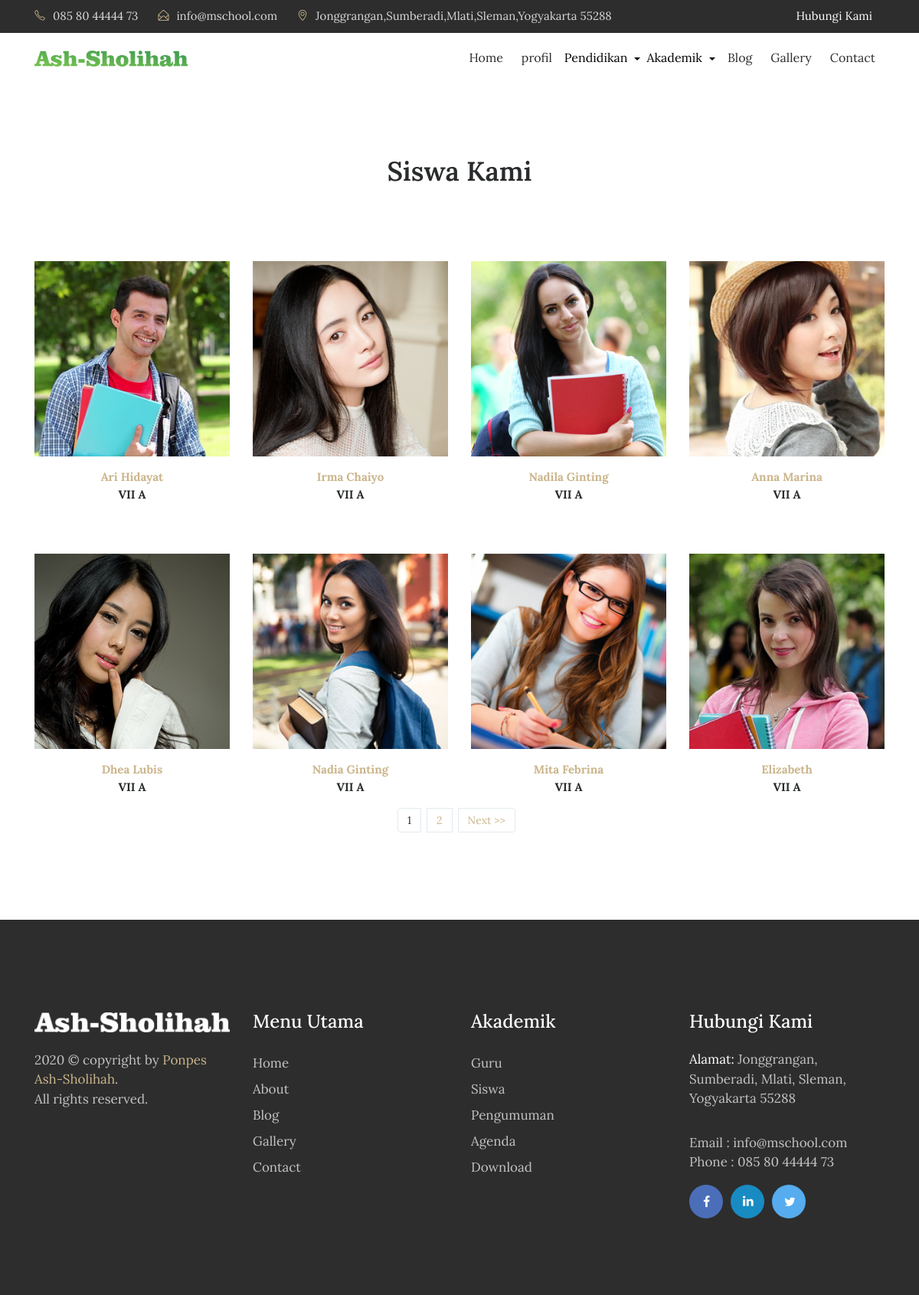
/index.php/siswa, run on the app's committed database.
### tables this page shows
CREATE TABLE IF NOT EXISTS `tbl_siswa` (
`siswa_id` int(11) NOT NULL,
  `siswa_guru_id` int(11) NOT NULL,
  `siswa_nis` varchar(20) DEFAULT NULL,
  `siswa_nama` varchar(70) DEFAULT NULL,
  `siswa_jenkel` varchar(2) DEFAULT NULL,
  `siswa_kelas_id` int(11) DEFAULT NULL,
  `siswa_photo` varchar(40) DEFAULT NULL
);

CREATE TABLE IF NOT EXISTS `tbl_kelas` (
`kelas_id` int(11) NOT NULL,
  `kelas_nama` varchar(50) NOT NULL,
  `kelas_wali_id` int(11) NOT NULL
);

### index.php (called while the page is built, shortened)
<?php
require_once BASEPATH.'core/CodeIgniter.php';

### application/models/M_siswa.php (called while the page is built, shortened)
<?php
class M_siswa extends CI_Model{
	function siswa_perpage($offset,$limit){
		$hsl=$this->db->query("SELECT tbl_siswa.*,kelas_nama FROM tbl_siswa JOIN tbl_kelas ON siswa_kelas_id=kelas_id limit $offset,$limit");
		return $hsl;
	}
}

### application/views/depan/v_siswa.php (the view, shortened to what this page needs)
<!DOCTYPE html>
<html lang="en">
<head>
    <link rel="stylesheet" href="<?php echo base_url().'theme/css/bootstrap.min.css'?>">
    <link rel="stylesheet" href="<?php echo base_url().'theme/css/font-awesome.min.css'?>">
    <link rel="stylesheet" href="<?php echo base_url().'theme/css/simple-line-icons.css'?>">
    <link rel="stylesheet" href="<?php echo base_url().'theme/css/slick.css'?>">
    <link rel="stylesheet" href="<?php echo base_url().'theme/css/slick-theme.css'?>">
    <link rel="stylesheet" href="<?php echo base_url().'theme/css/owl.carousel.min.css'?>">
    <link href="<?php echo base_url().'theme/css/style.css'?>" rel="stylesheet">
</head>
<body>
  <?php
    $this->load->view('depan/v_header');
  ?>
    <section class="our-teachers">
        <div class="container">
            <div class="row">
                <div class="col-md-12">
                    <h2 class="mb-5">Siswa Kami</h2>
                </div>
            </div>
            <div class="row">
                <?php foreach ($data->result() as $row) : ?>
                    <div class="col-xs-12 col-sm-6 col-md-3">
                        <div class="admission_insruction">
                          <?php if(empty($row->siswa_photo)):?>
                            <img src="<?php echo base_url().'assets/images/blank.png';?>" class="img-fluid" alt="#">
                          <?php else:?>
                            <img src="<?php echo base_url().'assets/images/'.$row->siswa_photo;?>" class="img-fluid" alt="#">
                          <?php endif;?>
                            <p class="text-center mt-3"><span><?php echo $row->siswa_nama;?></span>
                                <br>
                                <?php echo $row->kelas_nama;?></p>
                        </div>
                    </div>
                <?php endforeach;?>
              </div>
            <nav><?php echo $page;?></nav>
        </div>
    </section>
<?php
    $this->load->view('depan/v_footer');
  ?>
</body>
</html>

### application/controllers/Siswa.php (shortened to what this page needs)
<?php
class Siswa extends CI_Controller{
	function __construct(){
		$this->load->model('m_siswa');
		$this->load->model('m_pengunjung');
	}
	function index(){
		$jum=$this->m_siswa->siswa();
        $page=$this->uri->segment(3);
        if(!$page):
            $offset = 0;
        else:
            $offset = $page;
        endif;
        $limit=8;
        $config['base_url'] = base_url() . 'siswa/index/';
            $config['total_rows'] = $jum->num_rows();
            $config['per_page'] = $limit;
            $config['uri_segment'] = 3;
	          $config['full_tag_open']    = '<div class="pagging text-center"><nav><ul class="pagination justify-content-center">';
	          $config['full_tag_close']   = '</ul></nav></div>';
	          $config['num_tag_open']     = '<li class="page-item"><span class="page-link">';
	          $config['num_tag_close']    = '</span></li>';
	          $config['cur_tag_open']     = '<li class="page-item"><span class="page-link">';
	          $config['cur_tag_close']    = '<span class="sr-only">(current)</span></span></li>';
	          $config['next_tag_open']    = '<li class="page-item"><span class="page-link">';
	          $config['next_tagl_close']  = '<span aria-hidden="true">&raquo;</span></span></li>';
	          $config['prev_tag_open']    = '<li class="page-item"><span class="page-link">';
	          $config['prev_tagl_close']  = '</span>Next</li>';
	          $config['first_tag_open']   = '<li class="page-item"><span class="page-link">';
	          $config['first_tagl_close'] = '</span></li>';
	          $config['last_tag_open']    = '<li class="page-item"><span class="page-link">';
	          $config['last_tagl_close']  = '</span></li>';
            $config['first_link'] = 'Awal';
            $config['last_link'] = 'Akhir';
            $config['next_link'] = 'Next >>';
            $config['prev_link'] = '<< Prev';
            $this->pagination->initialize($config);
            $x['page'] =$this->pagination->create_links();
						$x['data']=$this->m_siswa->siswa_perpage($offset,$limit);
						$this->load->view('depan/v_siswa',$x);
	}
}

### application/views/depan/v_header.php (shortened to what this page needs)
<header>
<div class="header-topbar">
        <div class="container">
            <div class="row">
                <div class="col-xs-9 col-sm-9 col-md-10">
                    <div class="header-top_address">
                        <div class="header-top_list">
                            <span class="icon-phone"></span>085 80 44444 73
                        </div>
                        <div class="header-top_list">
                            <span class="icon-envelope-open"></span>info@mschool.com
                        </div>
                        <div class="header-top_list">
                            <span class="icon-location-pin"></span>Jonggrangan,Sumberadi,Mlati,Sleman,Yogyakarta 55288
                        </div>
                    </div>
                </div>
                <div class="col-xs-3 col-sm-3 col-md-2">
                    <div class="header-top_login mr-sm-3">
                        <a href="<?php echo site_url('contact');?>">Hubungi Kami</a>
                    </div>
                </div>
            </div>
        </div>
    </div>
    <div data-toggle="affix">
        <div class="container nav-menu2">
            <div class="row">
                <div class="col-md-12">
                    <nav class="navbar navbar2 navbar-toggleable-md navbar-light bg-faded">
                        <a href="<?php echo site_url('');?>" class="navbar-brand nav-brand2"><img class="img img-responsive" width="200px;" src="<?php echo base_url().'theme/images/logo1.png'?>"></a>
                        <div class="collapse navbar-collapse justify-content-end" id="navbarNavDropdown">
                            <ul class="navbar-nav">
                                <li class="nav-item">
                                    <a class="nav-link" href="<?php echo site_url('');?>">Home</a>
                                </li>
                                <li class="nav-item">
                                    <a class="nav-link" href="<?php echo site_url('about');?>">profil</a>
                                </li>
  <li class="dropdown">
        <a class="dropdown-toggle" style="color:black" data-toggle="dropdown" href="#">Pendidikan
    </a>
      </li>
<li class="dropdown">
        <a class="dropdown-toggle" style="color:black" data-toggle="dropdown" href="#">Akademik
    </a>
      </li>
                                <li class="nav-item">
                                    <a class="nav-link" href="<?php echo site_url('blog');?>">Blog</a>
                                </li>
                                <li class="nav-item">
                                    <a class="nav-link" href="<?php echo site_url('galeri');?>">Gallery</a>
                                </li>
                                <li class="nav-item">
                                  <a class="nav-link" href="<?php echo site_url('contact');?>">Contact</a>
                                </li>
                             </ul>
                        </div>
                    </nav>
                </div>
            </div>
        </div>
      </div>
      </header>

### application/views/depan/v_footer.php
<footer>
    <div class="container">
        <div class="row">
            <div class="col-md-3">
                <div class="foot-logo">
                    <a href="<?php echo site_url();?>">
                        <img src="<?php echo base_url().'theme/images/logoputih.png'?>" class="img-fluid" alt="footer_logo">
                    </a>
                    <p><?php echo date('Y');?> © copyright by <a href="#" target="_blank">Ponpes Ash-Sholihah</a>. <br>All rights reserved.</p>
                    </div>
                </div>
                <div class="col-md-3">
                    <div class="sitemap">
                        <h3>Menu Utama</h3>
                        <ul>
                            <li><a href="<?php echo site_url();?>">Home</a></li>
                            <li><a href="<?php echo site_url('about');?>">About</a></li>
                            <li><a href="<?php echo site_url('artikel');?>">Blog </a></li>
                            <li><a href="<?php echo site_url('galeri');?>">Gallery</a></li>
                            <li><a href="<?php echo site_url('contact');?>">Contact</a></li>
                        </ul>
                    </div>
                </div>
                <div class="col-md-3">
                  <div class="sitemap">
                      <h3>Akademik</h3>
                      <ul>
                          <li><a href="<?php echo site_url('guru');?>">Guru</a></li>
                          <li><a href="<?php echo site_url('siswa');?>">Siswa </a></li>
                          <li><a href="<?php echo site_url('pengumuman');?>">Pengumuman</a></li>
                          <li><a href="<?php echo site_url('agenda');?>">Agenda</a></li>
                          <li><a href="<?php echo site_url('download');?>">Download</a></li>
                      </ul>
                  </div>
                </div>
                <div class="col-md-3">
                    <div class="address">
                        <h3>Hubungi Kami</h3>
                        <p><span>Alamat: </span> Jonggrangan, Sumberadi, Mlati, Sleman, Yogyakarta 55288</p>
                        <p>Email : info@mschool.com
                            <br> Phone : 085 80 44444 73</p>
                            <ul class="footer-social-icons">
                                <li><a href="#"><i class="fa fa-facebook fa-fb" aria-hidden="true"></i></a></li>
                                <li><a href="#"><i class="fa fa-linkedin fa-in" aria-hidden="true"></i></a></li>
                                <li><a href="#"><i class="fa fa-twitter fa-tw" aria-hidden="true"></i></a></li>
                            </ul>
                        </div>
                    </div>
                </div>
            </div>
        </footer>

### data on the page
tbl_siswa: siswa_photo (picture), siswa_nama "Ari Hidayat", tbl_kelas.kelas_nama "VII A"
tbl_siswa: siswa_photo (picture), siswa_nama "Irma Chaiyo", tbl_kelas.kelas_nama "VII A"
tbl_siswa: siswa_photo (picture), siswa_nama "Nadila Ginting", tbl_kelas.kelas_nama "VII A"
tbl_siswa: siswa_photo (picture), siswa_nama "Anna Marina", tbl_kelas.kelas_nama "VII A"
tbl_siswa: siswa_photo (picture), siswa_nama "Dhea Lubis", tbl_kelas.kelas_nama "VII A"
tbl_siswa: siswa_photo (picture), siswa_nama "Nadia Ginting", tbl_kelas.kelas_nama "VII A"
tbl_siswa: siswa_photo (picture), siswa_nama "Mita Febrina", tbl_kelas.kelas_nama "VII A"
tbl_siswa: siswa_photo (picture), siswa_nama "Elizabeth", tbl_kelas.kelas_nama "VII A"

### other printed values
$page "1 2 Next >>"
